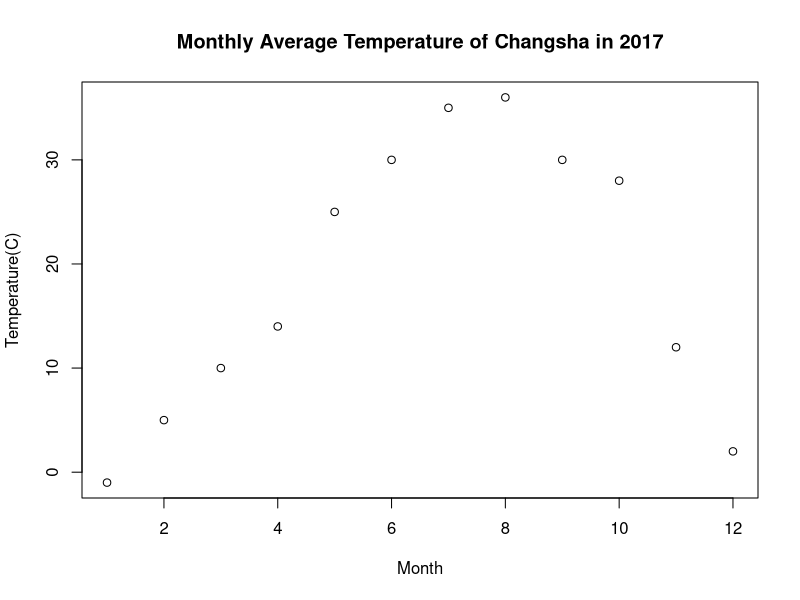

This chart was generated by the following R code:
## ---- chunk 1
knitr::opts_chunk$set(echo = TRUE)
## ---- chunk 2
MyDataset = data.frame(Month = c(1:12), Temperature =c(-1,5,10,14,25,30,35,36,30,28,12,2))
head(MyDataset,5)  #first five rows of my dataset
## ---- chunk 3
plot(MyDataset$Month,MyDataset$Temperature, main = 'Monthly Average Temperature of Changsha in 2017', xlab = 'Month',ylab = 'Temperature(C)')
